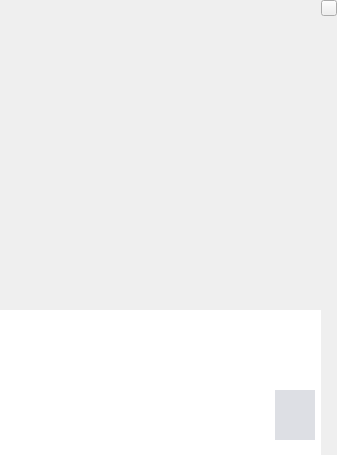
<ui version="4.0" >
 <author></author>
 <comment></comment>
 <exportmacro></exportmacro>
 <class>ChatWidget</class>
 <widget class="QWidget" name="ChatWidget" >
  <property name="geometry" >
   <rect>
    <x>0</x>
    <y>0</y>
    <width>337</width>
    <height>455</height>
   </rect>
  </property>
  <property name="windowTitle" >
   <string>Form</string>
  </property>
  <layout class="QHBoxLayout" >
   <property name="margin" >
    <number>0</number>
   </property>
   <property name="spacing" >
    <number>0</number>
   </property>
   <item>
    <layout class="QGridLayout" >
     <property name="margin" >
      <number>0</number>
     </property>
     <property name="spacing" >
      <number>0</number>
     </property>
     <item row="0" column="0" >
      <widget class="QFrame" name="HistoryFrame" >
       <property name="frameShape" >
        <enum>QFrame::NoFrame</enum>
       </property>
       <property name="frameShadow" >
        <enum>QFrame::Raised</enum>
       </property>
       <layout class="QGridLayout" >
        <property name="margin" >
         <number>0</number>
        </property>
        <property name="spacing" >
         <number>0</number>
        </property>
        <item row="0" column="0" >
         <widget class="QFrame" name="frame_2" >
          <property name="frameShape" >
           <enum>QFrame::NoFrame</enum>
          </property>
          <property name="frameShadow" >
           <enum>QFrame::Raised</enum>
          </property>
          <layout class="QGridLayout" >
           <property name="margin" >
            <number>0</number>
           </property>
           <property name="spacing" >
            <number>3</number>
           </property>
           <item row="0" column="0" >
            <widget class="QStackedWidget" name="historyStackedWidget" >
             <widget class="QWidget" name="page" />
             <widget class="QWidget" name="page_2" />
            </widget>
           </item>
          </layout>
         </widget>
        </item>
       </layout>
      </widget>
     </item>
     <item row="1" column="0" >
      <widget class="QStackedWidget" name="editActionStackedWidget" >
       <property name="enabled" >
        <bool>true</bool>
       </property>
       <property name="minimumSize" >
        <size>
         <width>16</width>
         <height>65</height>
        </size>
       </property>
       <property name="maximumSize" >
        <size>
         <width>16777215</width>
         <height>65</height>
        </size>
       </property>
       <property name="palette" >
        <palette>
         <active>
          <color>
           <red>0</red>
           <green>0</green>
           <blue>0</blue>
          </color>
          <color>
           <red>221</red>
           <green>223</green>
           <blue>228</blue>
          </color>
          <color>
           <red>255</red>
           <green>255</green>
           <blue>255</blue>
          </color>
          <color>
           <red>255</red>
           <green>255</green>
           <blue>255</blue>
          </color>
          <color>
           <red>85</red>
           <green>85</green>
           <blue>85</blue>
          </color>
          <color>
           <red>199</red>
           <green>199</green>
           <blue>199</blue>
          </color>
          <color>
           <red>0</red>
           <green>0</green>
           <blue>0</blue>
          </color>
          <color>
           <red>255</red>
           <green>255</green>
           <blue>255</blue>
          </color>
          <color>
           <red>0</red>
           <green>0</green>
           <blue>0</blue>
          </color>
          <color>
           <red>255</red>
           <green>255</green>
           <blue>255</blue>
          </color>
          <color>
           <red>255</red>
           <green>255</green>
           <blue>255</blue>
          </color>
          <color>
           <red>0</red>
           <green>0</green>
           <blue>0</blue>
          </color>
          <color>
           <red>103</red>
           <green>141</green>
           <blue>178</blue>
          </color>
          <color>
           <red>255</red>
           <green>255</green>
           <blue>255</blue>
          </color>
          <color>
           <red>0</red>
           <green>0</green>
           <blue>238</blue>
          </color>
          <color>
           <red>82</red>
           <green>24</green>
           <blue>139</blue>
          </color>
          <color>
           <red>232</red>
           <green>232</green>
           <blue>232</blue>
          </color>
         </active>
         <inactive>
          <color>
           <red>0</red>
           <green>0</green>
           <blue>0</blue>
          </color>
          <color>
           <red>221</red>
           <green>223</green>
           <blue>228</blue>
          </color>
          <color>
           <red>255</red>
           <green>255</green>
           <blue>255</blue>
          </color>
          <color>
           <red>255</red>
           <green>255</green>
           <blue>255</blue>
          </color>
          <color>
           <red>85</red>
           <green>85</green>
           <blue>85</blue>
          </color>
          <color>
           <red>199</red>
           <green>199</green>
           <blue>199</blue>
          </color>
          <color>
           <red>0</red>
           <green>0</green>
           <blue>0</blue>
          </color>
          <color>
           <red>255</red>
           <green>255</green>
           <blue>255</blue>
          </color>
          <color>
           <red>0</red>
           <green>0</green>
           <blue>0</blue>
          </color>
          <color>
           <red>255</red>
           <green>255</green>
           <blue>255</blue>
          </color>
          <color>
           <red>255</red>
           <green>255</green>
           <blue>255</blue>
          </color>
          <color>
           <red>0</red>
           <green>0</green>
           <blue>0</blue>
          </color>
          <color>
           <red>103</red>
           <green>141</green>
           <blue>178</blue>
          </color>
          <color>
           <red>255</red>
           <green>255</green>
           <blue>255</blue>
          </color>
          <color>
           <red>0</red>
           <green>0</green>
           <blue>238</blue>
          </color>
          <color>
           <red>82</red>
           <green>24</green>
           <blue>139</blue>
          </color>
          <color>
           <red>232</red>
           <green>232</green>
           <blue>232</blue>
          </color>
         </inactive>
         <disabled>
          <color>
           <red>128</red>
           <green>128</green>
           <blue>128</blue>
          </color>
          <color>
           <red>221</red>
           <green>223</green>
           <blue>228</blue>
          </color>
          <color>
           <red>255</red>
           <green>255</green>
           <blue>255</blue>
          </color>
          <color>
           <red>255</red>
           <green>255</green>
           <blue>255</blue>
          </color>
          <color>
           <red>85</red>
           <green>85</green>
           <blue>85</blue>
          </color>
          <color>
           <red>199</red>
           <green>199</green>
           <blue>199</blue>
          </color>
          <color>
           <red>199</red>
           <green>199</green>
           <blue>199</blue>
          </color>
          <color>
           <red>255</red>
           <green>255</green>
           <blue>255</blue>
          </color>
          <color>
           <red>128</red>
           <green>128</green>
           <blue>128</blue>
          </color>
          <color>
           <red>255</red>
           <green>255</green>
           <blue>255</blue>
          </color>
          <color>
           <red>255</red>
           <green>255</green>
           <blue>255</blue>
          </color>
          <color>
           <red>0</red>
           <green>0</green>
           <blue>0</blue>
          </color>
          <color>
           <red>86</red>
           <green>117</green>
           <blue>148</blue>
          </color>
          <color>
           <red>255</red>
           <green>255</green>
           <blue>255</blue>
          </color>
          <color>
           <red>0</red>
           <green>0</green>
           <blue>238</blue>
          </color>
          <color>
           <red>82</red>
           <green>24</green>
           <blue>139</blue>
          </color>
          <color>
           <red>232</red>
           <green>232</green>
           <blue>232</blue>
          </color>
         </disabled>
        </palette>
       </property>
       <property name="autoFillBackground" >
        <bool>true</bool>
       </property>
       <widget class="QWidget" name="page_7" />
       <widget class="QWidget" name="page_8" />
      </widget>
     </item>
     <item row="2" column="0" >
      <widget class="QFrame" name="EditFrame" >
       <property name="minimumSize" >
        <size>
         <width>16</width>
         <height>80</height>
        </size>
       </property>
       <property name="maximumSize" >
        <size>
         <width>16777215</width>
         <height>80</height>
        </size>
       </property>
       <property name="palette" >
        <palette>
         <active>
          <color>
           <red>0</red>
           <green>0</green>
           <blue>0</blue>
          </color>
          <color>
           <red>221</red>
           <green>223</green>
           <blue>228</blue>
          </color>
          <color>
           <red>255</red>
           <green>255</green>
           <blue>255</blue>
          </color>
          <color>
           <red>255</red>
           <green>255</green>
           <blue>255</blue>
          </color>
          <color>
           <red>85</red>
           <green>85</green>
           <blue>85</blue>
          </color>
          <color>
           <red>199</red>
           <green>199</green>
           <blue>199</blue>
          </color>
          <color>
           <red>0</red>
           <green>0</green>
           <blue>0</blue>
          </color>
          <color>
           <red>255</red>
           <green>255</green>
           <blue>255</blue>
          </color>
          <color>
           <red>0</red>
           <green>0</green>
           <blue>0</blue>
          </color>
          <color>
           <red>255</red>
           <green>255</green>
           <blue>255</blue>
          </color>
          <color>
           <red>255</red>
           <green>255</green>
           <blue>255</blue>
          </color>
          <color>
           <red>0</red>
           <green>0</green>
           <blue>0</blue>
          </color>
          <color>
           <red>103</red>
           <green>141</green>
           <blue>178</blue>
          </color>
          <color>
           <red>255</red>
           <green>255</green>
           <blue>255</blue>
          </color>
          <color>
           <red>0</red>
           <green>0</green>
           <blue>238</blue>
          </color>
          <color>
           <red>82</red>
           <green>24</green>
           <blue>139</blue>
          </color>
          <color>
           <red>232</red>
           <green>232</green>
           <blue>232</blue>
          </color>
         </active>
         <inactive>
          <color>
           <red>0</red>
           <green>0</green>
           <blue>0</blue>
          </color>
          <color>
           <red>221</red>
           <green>223</green>
           <blue>228</blue>
          </color>
          <color>
           <red>255</red>
           <green>255</green>
           <blue>255</blue>
          </color>
          <color>
           <red>255</red>
           <green>255</green>
           <blue>255</blue>
          </color>
          <color>
           <red>85</red>
           <green>85</green>
           <blue>85</blue>
          </color>
          <color>
           <red>199</red>
           <green>199</green>
           <blue>199</blue>
          </color>
          <color>
           <red>0</red>
           <green>0</green>
           <blue>0</blue>
          </color>
          <color>
           <red>255</red>
           <green>255</green>
           <blue>255</blue>
          </color>
          <color>
           <red>0</red>
           <green>0</green>
           <blue>0</blue>
          </color>
          <color>
           <red>255</red>
           <green>255</green>
           <blue>255</blue>
          </color>
          <color>
           <red>255</red>
           <green>255</green>
           <blue>255</blue>
          </color>
          <color>
           <red>0</red>
           <green>0</green>
           <blue>0</blue>
          </color>
          <color>
           <red>103</red>
           <green>141</green>
           <blue>178</blue>
          </color>
          <color>
           <red>255</red>
           <green>255</green>
           <blue>255</blue>
          </color>
          <color>
           <red>0</red>
           <green>0</green>
           <blue>238</blue>
          </color>
          <color>
           <red>82</red>
           <green>24</green>
           <blue>139</blue>
          </color>
          <color>
           <red>232</red>
           <green>232</green>
           <blue>232</blue>
          </color>
         </inactive>
         <disabled>
          <color>
           <red>128</red>
           <green>128</green>
           <blue>128</blue>
          </color>
          <color>
           <red>221</red>
           <green>223</green>
           <blue>228</blue>
          </color>
          <color>
           <red>255</red>
           <green>255</green>
           <blue>255</blue>
          </color>
          <color>
           <red>255</red>
           <green>255</green>
           <blue>255</blue>
          </color>
          <color>
           <red>85</red>
           <green>85</green>
           <blue>85</blue>
          </color>
          <color>
           <red>199</red>
           <green>199</green>
           <blue>199</blue>
          </color>
          <color>
           <red>199</red>
           <green>199</green>
           <blue>199</blue>
          </color>
          <color>
           <red>255</red>
           <green>255</green>
           <blue>255</blue>
          </color>
          <color>
           <red>128</red>
           <green>128</green>
           <blue>128</blue>
          </color>
          <color>
           <red>255</red>
           <green>255</green>
           <blue>255</blue>
          </color>
          <color>
           <red>255</red>
           <green>255</green>
           <blue>255</blue>
          </color>
          <color>
           <red>0</red>
           <green>0</green>
           <blue>0</blue>
          </color>
          <color>
           <red>86</red>
           <green>117</green>
           <blue>148</blue>
          </color>
          <color>
           <red>255</red>
           <green>255</green>
           <blue>255</blue>
          </color>
          <color>
           <red>0</red>
           <green>0</green>
           <blue>238</blue>
          </color>
          <color>
           <red>82</red>
           <green>24</green>
           <blue>139</blue>
          </color>
          <color>
           <red>232</red>
           <green>232</green>
           <blue>232</blue>
          </color>
         </disabled>
        </palette>
       </property>
       <property name="autoFillBackground" >
        <bool>true</bool>
       </property>
       <property name="frameShape" >
        <enum>QFrame::NoFrame</enum>
       </property>
       <layout class="QGridLayout" >
        <property name="margin" >
         <number>6</number>
        </property>
        <property name="spacing" >
         <number>0</number>
        </property>
        <item row="0" column="1" >
         <widget class="QPushButton" name="sendButton" >
          <property name="sizePolicy" >
           <sizepolicy>
            <hsizetype>1</hsizetype>
            <vsizetype>0</vsizetype>
            <horstretch>0</horstretch>
            <verstretch>0</verstretch>
           </sizepolicy>
          </property>
          <property name="maximumSize" >
           <size>
            <width>50</width>
            <height>50</height>
           </size>
          </property>
          <property name="palette" >
           <palette>
            <active>
             <color>
              <red>0</red>
              <green>0</green>
              <blue>0</blue>
             </color>
             <color>
              <red>221</red>
              <green>223</green>
              <blue>228</blue>
             </color>
             <color>
              <red>255</red>
              <green>255</green>
              <blue>255</blue>
             </color>
             <color>
              <red>255</red>
              <green>255</green>
              <blue>255</blue>
             </color>
             <color>
              <red>85</red>
              <green>85</green>
              <blue>85</blue>
             </color>
             <color>
              <red>199</red>
              <green>199</green>
              <blue>199</blue>
             </color>
             <color>
              <red>0</red>
              <green>0</green>
              <blue>0</blue>
             </color>
             <color>
              <red>255</red>
              <green>255</green>
              <blue>255</blue>
             </color>
             <color>
              <red>0</red>
              <green>0</green>
              <blue>0</blue>
             </color>
             <color>
              <red>255</red>
              <green>255</green>
              <blue>255</blue>
             </color>
             <color>
              <red>255</red>
              <green>255</green>
              <blue>255</blue>
             </color>
             <color>
              <red>0</red>
              <green>0</green>
              <blue>0</blue>
             </color>
             <color>
              <red>103</red>
              <green>141</green>
              <blue>178</blue>
             </color>
             <color>
              <red>255</red>
              <green>255</green>
              <blue>255</blue>
             </color>
             <color>
              <red>0</red>
              <green>0</green>
              <blue>238</blue>
             </color>
             <color>
              <red>82</red>
              <green>24</green>
              <blue>139</blue>
             </color>
             <color>
              <red>232</red>
              <green>232</green>
              <blue>232</blue>
             </color>
            </active>
            <inactive>
             <color>
              <red>0</red>
              <green>0</green>
              <blue>0</blue>
             </color>
             <color>
              <red>221</red>
              <green>223</green>
              <blue>228</blue>
             </color>
             <color>
              <red>255</red>
              <green>255</green>
              <blue>255</blue>
             </color>
             <color>
              <red>255</red>
              <green>255</green>
              <blue>255</blue>
             </color>
             <color>
              <red>85</red>
              <green>85</green>
              <blue>85</blue>
             </color>
             <color>
              <red>199</red>
              <green>199</green>
              <blue>199</blue>
             </color>
             <color>
              <red>0</red>
              <green>0</green>
              <blue>0</blue>
             </color>
             <color>
              <red>255</red>
              <green>255</green>
              <blue>255</blue>
             </color>
             <color>
              <red>0</red>
              <green>0</green>
              <blue>0</blue>
             </color>
             <color>
              <red>255</red>
              <green>255</green>
              <blue>255</blue>
             </color>
             <color>
              <red>255</red>
              <green>255</green>
              <blue>255</blue>
             </color>
             <color>
              <red>0</red>
              <green>0</green>
              <blue>0</blue>
             </color>
             <color>
              <red>103</red>
              <green>141</green>
              <blue>178</blue>
             </color>
             <color>
              <red>255</red>
              <green>255</green>
              <blue>255</blue>
             </color>
             <color>
              <red>0</red>
              <green>0</green>
              <blue>238</blue>
             </color>
             <color>
              <red>82</red>
              <green>24</green>
              <blue>139</blue>
             </color>
             <color>
              <red>232</red>
              <green>232</green>
              <blue>232</blue>
             </color>
            </inactive>
            <disabled>
             <color>
              <red>128</red>
              <green>128</green>
              <blue>128</blue>
             </color>
             <color>
              <red>221</red>
              <green>223</green>
              <blue>228</blue>
             </color>
             <color>
              <red>255</red>
              <green>255</green>
              <blue>255</blue>
             </color>
             <color>
              <red>255</red>
              <green>255</green>
              <blue>255</blue>
             </color>
             <color>
              <red>85</red>
              <green>85</green>
              <blue>85</blue>
             </color>
             <color>
              <red>199</red>
              <green>199</green>
              <blue>199</blue>
             </color>
             <color>
              <red>199</red>
              <green>199</green>
              <blue>199</blue>
             </color>
             <color>
              <red>255</red>
              <green>255</green>
              <blue>255</blue>
             </color>
             <color>
              <red>128</red>
              <green>128</green>
              <blue>128</blue>
             </color>
             <color>
              <red>255</red>
              <green>255</green>
              <blue>255</blue>
             </color>
             <color>
              <red>255</red>
              <green>255</green>
              <blue>255</blue>
             </color>
             <color>
              <red>0</red>
              <green>0</green>
              <blue>0</blue>
             </color>
             <color>
              <red>86</red>
              <green>117</green>
              <blue>148</blue>
             </color>
             <color>
              <red>255</red>
              <green>255</green>
              <blue>255</blue>
             </color>
             <color>
              <red>0</red>
              <green>0</green>
              <blue>238</blue>
             </color>
             <color>
              <red>82</red>
              <green>24</green>
              <blue>139</blue>
             </color>
             <color>
              <red>232</red>
              <green>232</green>
              <blue>232</blue>
             </color>
            </disabled>
           </palette>
          </property>
          <property name="autoFillBackground" >
           <bool>true</bool>
          </property>
          <property name="text" >
           <string/>
          </property>
          <property name="icon" >
           <iconset resource="../wengophone.qrc" >:/pics/chat/chat_send.png</iconset>
          </property>
          <property name="iconSize" >
           <size>
            <width>50</width>
            <height>50</height>
           </size>
          </property>
          <property name="flat" >
           <bool>true</bool>
          </property>
         </widget>
        </item>
        <item row="0" column="0" >
         <widget class="QStackedWidget" name="editStackedWidget" >
          <property name="maximumSize" >
           <size>
            <width>16777215</width>
            <height>16777215</height>
           </size>
          </property>
          <property name="currentIndex" >
           <number>1</number>
          </property>
          <widget class="QWidget" name="page_3" />
          <widget class="QWidget" name="page_4" />
         </widget>
        </item>
       </layout>
      </widget>
     </item>
    </layout>
   </item>
   <item>
    <layout class="QVBoxLayout" >
     <property name="margin" >
      <number>0</number>
     </property>
     <property name="spacing" >
      <number>0</number>
     </property>
     <item>
      <widget class="QPushButton" name="avatarFrameButton" >
       <property name="minimumSize" >
        <size>
         <width>16</width>
         <height>16</height>
        </size>
       </property>
       <property name="maximumSize" >
        <size>
         <width>16</width>
         <height>16</height>
        </size>
       </property>
       <property name="text" >
        <string/>
       </property>
       <property name="icon" >
        <iconset resource="../wengophone.qrc" >:/pics/group_close_reverse.png</iconset>
       </property>
      </widget>
     </item>
     <item>
      <spacer>
       <property name="orientation" >
        <enum>Qt::Vertical</enum>
       </property>
       <property name="sizeHint" >
        <size>
         <width>16</width>
         <height>509</height>
        </size>
       </property>
      </spacer>
     </item>
    </layout>
   </item>
  </layout>
 </widget>
 <pixmapfunction></pixmapfunction>
 <resources>
  <include location="../wengophone.qrc" />
 </resources>
 <connections/>
</ui>
